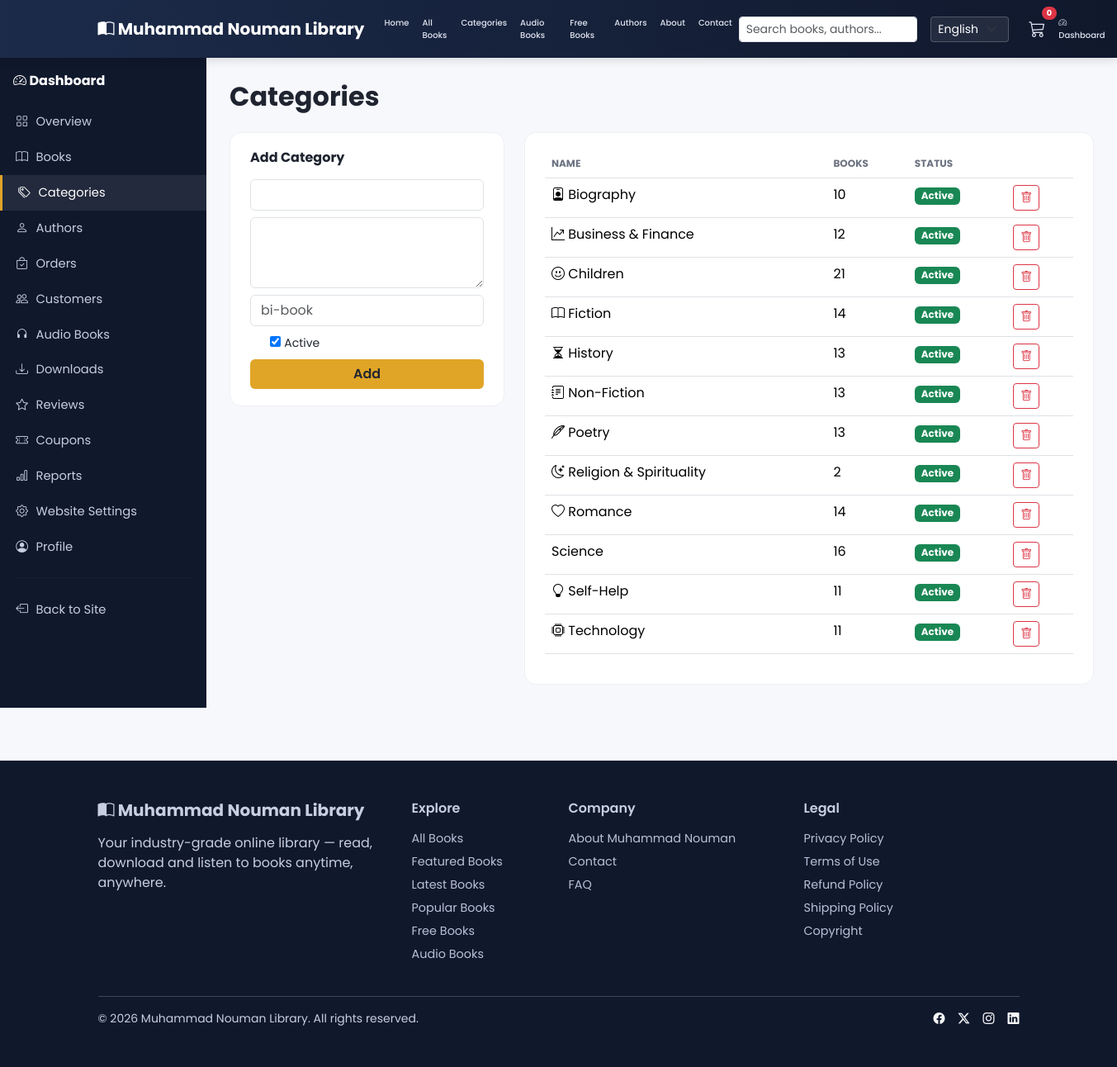
Screenshot of /dashboard/categories/ (signed in) with the database file from the repository.
### apps/categories/models.py (models this page shows, shortened)
class Category(models.Model):
    name = models.CharField(max_length=120, unique=True)
    slug = models.SlugField(max_length=140, unique=True, blank=True)
    description = models.TextField(blank=True)
    icon = models.CharField(max_length=60, blank=True, help_text="Bootstrap icon class, e.g. bi-book")
    is_active = models.BooleanField(default=True)
    created_at = models.DateTimeField(auto_now_add=True)
    class Meta:
        verbose_name_plural = "Categories"
        ordering = ['name']

### apps/dashboard/views.py (the view)
# urls.py: path('', views.category_list, name='list'),
@staff_required
def category_list(request):
    categories = Category.objects.annotate(n_books=Count('books')).order_by('name')
    form = CategoryForm()
    return render(request, 'dashboard/category_list.html', {'categories': categories, 'form': form})

### apps/dashboard/forms.py
class CategoryForm(forms.ModelForm):
    class Meta:
        model = Category
        fields = ['name', 'description', 'icon', 'is_active']
        widgets = {
            'name': forms.TextInput(attrs={'class': TEXT}),
            'description': forms.Textarea(attrs={'class': TEXT, 'rows': 3}),
            'icon': forms.TextInput(attrs={'class': TEXT, 'placeholder': 'bi-book'}),
        }

### apps/categories/context_processors.py (called while the page is built)
def category_menu(request):
    categories = Category.objects.filter(is_active=True).order_by('name')
    return {'nav_categories': categories}

### apps/core/context_processors.py (called while the page is built)
def site_settings(request):
    return {
        'SITE_NAME': settings.SITE_NAME,
        'CURRENCY': settings.CURRENCY,
    }

### apps/dashboard/views.py (called while the page is built)
def staff_required(view_func):
    @wraps(view_func)
    @login_required
    def _wrapped(request, *args, **kwargs):
        if not request.user.is_staff:
            messages.error(request, "You don't have access to the dashboard.")
            return redirect('core:home')
        return view_func(request, *args, **kwargs)
    return _wrapped

### apps/orders/cart.py (called while the page is built)
    def __len__(self):
        return sum(item['quantity'] for item in self.cart.values())

    def get_total_price(self):
        return sum(Decimal(item['price']) * item['quantity'] for item in self.cart.values())

### apps/orders/context_processors.py (called while the page is built)
def cart_summary(request):
    cart = getattr(request, 'cart', None)
    if cart is None:
        return {'cart_count': 0, 'cart_total': 0}
    return {'cart_count': len(cart), 'cart_total': cart.get_total_price()}

### templates/dashboard/category_list.html (shortened to what this page needs)
{% extends "dashboard/base.html" %}
{% load i18n %}
{% block dash_content %}
<h2 class="fw-bold mb-4">{% trans "Categories" %}</h2>
<div class="row g-4">
  <div class="col-lg-4">
    <div class="dash-card">
      <h6 class="fw-bold mb-3">{% trans "Add Category" %}</h6>
      <form method="post" action="{% url 'dashboard:category_add' %}">
        <div class="mb-2">{{ form.name }}</div>
        <div class="mb-2">{{ form.description }}</div>
        <div class="mb-2">{{ form.icon }}</div>
        <div class="form-check mb-2">{{ form.is_active }} <label class="form-check-label small">{% trans "Active" %}</label></div>
        <button class="btn mnl-btn-accent w-100" type="submit">{% trans "Add" %}</button>
      </form>
    </div>
  </div>
  <div class="col-lg-8">
    <div class="dash-card">
      <table class="table dash-table">
        <thead><tr><th>{% trans "Name" %}</th><th>{% trans "Books" %}</th><th>{% trans "Status" %}</th><th></th></tr></thead>
        <tbody>
          {% for cat in categories %}
          <tr>
            <td><i class="bi {{ cat.icon|default:'bi-book' }}"></i> {{ cat.name }}</td>
            <td>{{ cat.n_books }}</td>
            <td>{% if cat.is_active %}<span class="badge bg-success">{% trans "Active" %}</span>{% else %}<span class="badge bg-secondary">{% trans "Inactive" %}</span>{% endif %}</td>
            <td>
              <form method="post" action="{% url 'dashboard:category_delete' cat.pk %}" class="d-inline">
                <button class="btn btn-sm btn-outline-danger js-confirm-delete" data-confirm="{% trans 'Delete category?' %}"><i class="bi bi-trash"></i></button>
              </form>
            </td>
          </tr>
          {% endfor %}
        </tbody>
      </table>
    </div>
  </div>
</div>
{% endblock %}

### static/css/style.css (style rules this page uses)
:root { --mnl-primary: #1c2b4a; --mnl-primary-dark: #10182c; --mnl-accent: #e0a527; --mnl-accent-dark: #c78f1c; --mnl-bg: #f7f8fb; --mnl-card: #ffffff; --mnl-text: #1f2430; --mnl-muted: #6b7280; --radius: 14px; }
body { font-family: 'Poppins', system-ui, sans-serif; background: var(--mnl-bg); color: var(--mnl-text); }
.mnl-btn-accent { background: var(--mnl-accent); color: #23262f; font-weight: 600; border: none; }
.dash-card { background: #fff; border-radius: 14px; padding: 1.25rem 1.5rem; border: 1px solid #eef0f5; }
.dash-table thead th { color: var(--mnl-muted); font-size: .75rem; text-transform: uppercase; border-bottom-width: 1px; }

### rows the page displays
Category: name "Biography", n_books "10"
Category: name "Business & Finance", n_books "12"
Category: name "Children", n_books "21"
Category: name "Fiction", n_books "14"
Category: name "History", n_books "13"
Category: name "Non-Fiction", n_books "13"
Category: name "Poetry", n_books "13"
Category: name "Religion & Spirituality", n_books "2"
Category: name "Romance", n_books "14"
Category: name "Science", n_books "16"
Category: name "Self-Help", n_books "11"
Category: name "Technology", n_books "11"

### other values shown
{{ SITE_NAME }} "Muhammad Nouman Library"
{{ cart_count }} "0"
form field language "English"
